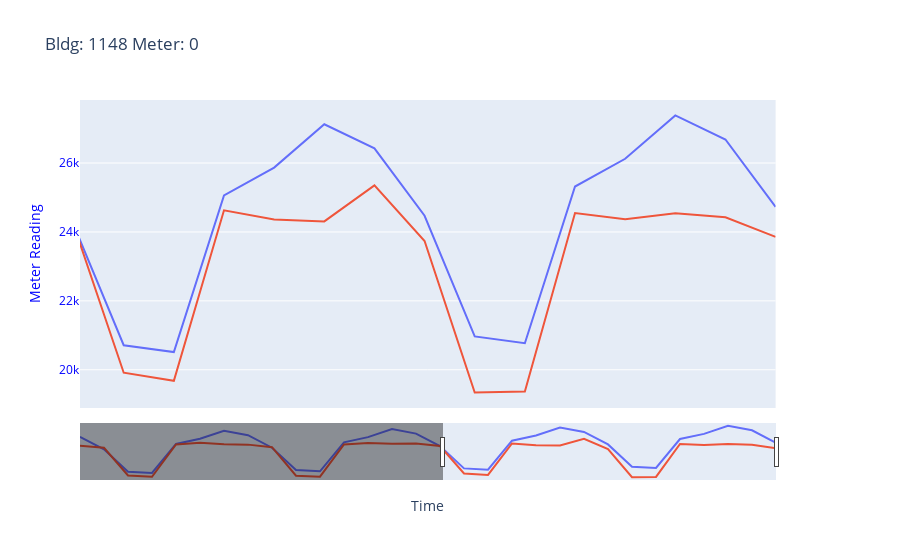
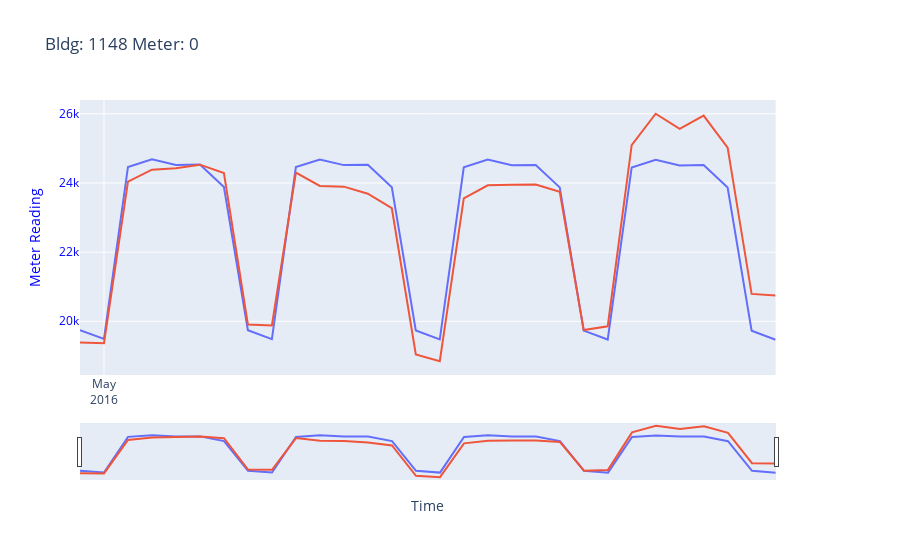
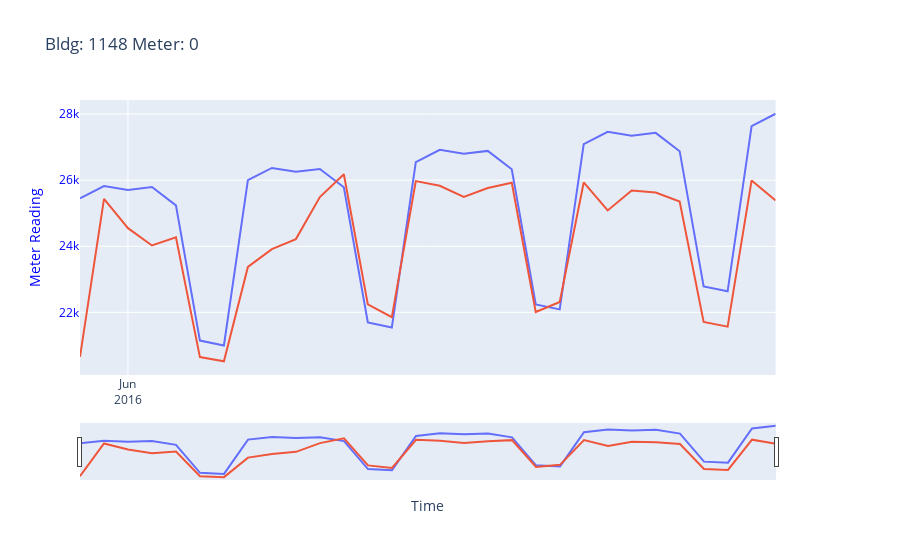

Write notebook code for charts like these, in order.
### Code cell
# Holes in the data
# Data is daily
offsets = [0,30,60] # offsets in days
data_sizes = [120]
test_sizes = [int(x * 0.25) for x in data_sizes]

resample = True

# For each of the file matches (did this way to prevent long run times)
for num,file in enumerate(files):
    print('-----------------------------------------------------------------------------')
 
    df_train = pd.read_pickle(file) # Show how many days 
    
    bldg_size = df_train.iloc[0]['square_feet']
    bldg_number = df_train.iloc[0]['building_id']
    bldg_meter = df_train.iloc[0]['meter']

    title = df_stats[(df_stats['building'] == bldg_number) & (df_stats['meter'] == bldg_meter)][['building',
                                                                                                 'meter',
                                                                                                 'per_data',
                                                                                                'category',
                                                                                                'square_feet',
                                                                                       'corr_meter_to_airtemp']]
    print(title)
 
    if resample:
    #     # Map of how we aggregate new data when it is resampled
        agg_dict={'meter_reading':'sum', 
                  'air_temperature':'max',
                  'dew_temperature':'max',
                  'cloud_coverage':'mean',
                  'dew_temperature':'max',
                  'precip_depth_1_hr':'sum',
                  'sea_level_pressure':'mean',
                  'building_id': 'max',
                  'site_id': 'max'
                  }

        resamp = '1D'

        df_train = df_train.resample(resamp).agg(agg_dict)

    # Curently for 4 periods
    for ds, ts in zip(data_sizes,test_sizes):     
        for off in offsets:
            print('Data Size: ', ds)
            print('Train Size: ', ts)
            print('Offset: ', off)
            
            df_train = df_train.iloc[off:off+ds]

            X_train, X_test, y_train, y_test = model_selection.train_test_split(df_train.loc[:, df_cols.columns != 'meter_reading'], df_test['meter_reading'] test_size=ts)
            df_slice = df_train.iloc[off:off+ds]
            
            print("\n" * 1)
            print('DATA')
            print('Date Start: ')
            print(df_slice.iloc[0].name)
            print('Date End: ')
            print(df_slice.iloc[-1].name)
            
            print("\n" * 1)
            print('TRAIN')
            print('Date Start: ')
            print(train.iloc[0].name)
            print('Date End: ')
            print(train.iloc[-1].name)
            
            print("\n" * 1)
            print('TEST')
            print('Date Start: ')
            print(test.iloc[0].name)
            print('Date End: ')
            print(test.iloc[-1].name)
            
            
            ######################################    PROPHET   ##################################################

            m = Prophet()
            df_prophet_train = train.reset_index()

            df_prophet_train = df_prophet_train[['timestamp','meter_reading']]
            df_prophet_train = df_prophet_train.rename(columns={'timestamp':'ds','meter_reading':'y'})

            test2 = test
            df_prophet_test = test.reset_index()
            df_prophet_test = df_prophet_test[['timestamp','meter_reading']]
            df_prophet_test = df_prophet_test.rename(columns={'timestamp':'ds','meter_reading':'y'})

            df_prophet_predict = test.reset_index()
            df_prophet_predict = df_prophet_predict[['timestamp']]
            df_prophet_predict = df_prophet_predict.rename(columns={'timestamp':'ds'})

            
            m.fit(df_prophet_train)
            
            predicts = m.predict(df_prophet_test)
            print(predicts)

             ######################################   VISUALIZE #################################################
            subfig = make_subplots(specs=[[{"secondary_y": True}]])
            
            fig = px.line(predicts, x='ds', y='yhat', 
                           title='Bldg: ' + str(bldg_number) + ' ' + 'Meter: ' + str(bldg_meter))
            
            fig2 = px.line(test2, x=test2.index, y='meter_reading', 
                           title='Bldg: ' + str(bldg_number) + ' ' + 'Meter: ' + str(bldg_meter))

            fig2.update_traces(yaxis="y1")

            subfig.add_traces(fig.data + fig2.data)
            subfig.layout.title='Bldg: ' + str(bldg_number) + ' ' + 'Meter: ' + str(bldg_meter)
            subfig.layout.xaxis.title="Time"
            subfig.layout.yaxis.title="Meter Reading"
            subfig.layout.yaxis.color="blue"

            subfig.update_xaxes(dtick="M1", tickformat="%b\n%Y")

            subfig.for_each_trace(lambda t: t.update(line=dict(color=t.marker.color)))
            subfig.update_xaxes(rangeslider_visible=True)
            

            # Hover text for exploration
            subfig.update_traces(mode='lines',hovertemplate="%{x|%Y/%m/%d %a %H:%M:%S.%L} value: %{y}")
            subfig.update_layout(showlegend=True)
            subfig.write_image('.//visualization//' + str(bldg_number) + '_' + str(bldg_meter) + 'Prophet.jpg')

            subfig.show()
            
            error = ((sqrt(mean_squared_error(predicts['yhat'],test2['meter_reading']))))
            print('MSE: ' + str(error))

### Figure 1 — Plotly figure (JSON) as saved in the notebook; plotly's stock layout.template omitted (floating-point values rounded to 4 significant figures)
{"data": [{"hovertemplate": "%{x|%Y/%m/%d %a %H:%M:%S.%L} value: %{y}", "legendgroup": "", "line": {"dash": "solid"}, "mode": "lines", "name": "", "orientation": "v", "showlegend": false, "type": "scatter", "x": ["2016-03-31T00:00:00", "2016-04-01T00:00:00", "2016-04-02T00:00:00", "2016-04-03T00:00:00", "2016-04-04T00:00:00", "2016-04-05T00:00:00", "2016-04-06T00:00:00", "2016-04-07T00:00:00", "2016-04-08T00:00:00", "2016-04-09T00:00:00", "2016-04-10T00:00:00", "2016-04-11T00:00:00", "2016-04-12T00:00:00", "2016-04-13T00:00:00", "2016-04-14T00:00:00", "2016-04-15T00:00:00", "2016-04-16T00:00:00", "2016-04-17T00:00:00", "2016-04-18T00:00:00", "2016-04-19T00:00:00", "2016-04-20T00:00:00", "2016-04-21T00:00:00", "2016-04-22T00:00:00", "2016-04-23T00:00:00", "2016-04-24T00:00:00", "2016-04-25T00:00:00", "2016-04-26T00:00:00", "2016-04-27T00:00:00", "2016-04-28T00:00:00", "2016-04-29T00:00:00"], "xaxis": "x", "y": [25660.0, 23700.0, 20200.0, 20000.0, 24550.0, 25350.0, 26610.0, 25910.0, 23960.0, 20450.0, 20260.0, 24810.0, 25610.0, 26870.0, 26170.0, 24210.0, 20710.0, 20510.0, 25060.0, 25870.0, 27130.0, 26430.0, 24470.0, 20970.0, 20770.0, 25320.0, 26120.0, 27380.0, 26680.0, 24730.0], "yaxis": "y"}, {"hovertemplate": "%{x|%Y/%m/%d %a %H:%M:%S.%L} value: %{y}", "legendgroup": "", "line": {"dash": "solid"}, "mode": "lines", "name": "", "orientation": "v", "showlegend": false, "type": "scatter", "x": ["2016-03-31T00:00:00", "2016-04-01T00:00:00", "2016-04-02T00:00:00", "2016-04-03T00:00:00", "2016-04-04T00:00:00", "2016-04-05T00:00:00", "2016-04-06T00:00:00", "2016-04-07T00:00:00", "2016-04-08T00:00:00", "2016-04-09T00:00:00", "2016-04-10T00:00:00", "2016-04-11T00:00:00", "2016-04-12T00:00:00", "2016-04-13T00:00:00", "2016-04-14T00:00:00", "2016-04-15T00:00:00", "2016-04-16T00:00:00", "2016-04-17T00:00:00", "2016-04-18T00:00:00", "2016-04-19T00:00:00", "2016-04-20T00:00:00", "2016-04-21T00:00:00", "2016-04-22T00:00:00", "2016-04-23T00:00:00", "2016-04-24T00:00:00", "2016-04-25T00:00:00", "2016-04-26T00:00:00", "2016-04-27T00:00:00", "2016-04-28T00:00:00", "2016-04-29T00:00:00"], "xaxis": "x", "y": [24280.0, 23940.0, 19600.0, 19400.0, 24460.0, 24720.0, 24510.0, 24440.0, 24030.0, 19560.0, 19410.0, 24480.0, 24690.0, 24590.0, 24630.0, 24210.0, 19910.0, 19680.0, 24630.0, 24360.0, 24310.0, 25350.0, 23740.0, 19340.0, 19370.0, 24550.0, 24370.0, 24550.0, 24420.0, 23860.0], "yaxis": "y"}], "layout": {"autosize": true, "showlegend": true, "title": {"text": "Bldg: 1148 Meter: 0"}, "xaxis": {"anchor": "y", "autorange": false, "domain": [0, 0.94], "dtick": "M1", "range": ["2016-04-15 03:04:43.8548", "2016-04-29"], "rangeslider": {"autorange": true, "range": ["2016-03-31", "2016-04-29"], "visible": true, "yaxis": {"_template": null, "rangemode": "match"}}, "tickformat": "%b\n%Y", "title": {"text": "Time"}, "type": "date"}, "yaxis": {"anchor": "x", "autorange": true, "color": "blue", "domain": [0, 1], "range": [18890.0, 27830.0], "title": {"text": "Meter Reading"}, "type": "linear"}, "yaxis2": {"anchor": "x", "overlaying": "y", "side": "right"}}}

### Figure 2 — Plotly figure (JSON) as saved in the notebook; plotly's stock layout.template omitted (floating-point values rounded to 4 significant figures)
{"data": [{"hovertemplate": "%{x|%Y/%m/%d %a %H:%M:%S.%L} value: %{y}", "legendgroup": "", "line": {"dash": "solid"}, "mode": "lines", "name": "", "orientation": "v", "showlegend": false, "type": "scatter", "x": ["2016-04-30T00:00:00", "2016-05-01T00:00:00", "2016-05-02T00:00:00", "2016-05-03T00:00:00", "2016-05-04T00:00:00", "2016-05-05T00:00:00", "2016-05-06T00:00:00", "2016-05-07T00:00:00", "2016-05-08T00:00:00", "2016-05-09T00:00:00", "2016-05-10T00:00:00", "2016-05-11T00:00:00", "2016-05-12T00:00:00", "2016-05-13T00:00:00", "2016-05-14T00:00:00", "2016-05-15T00:00:00", "2016-05-16T00:00:00", "2016-05-17T00:00:00", "2016-05-18T00:00:00", "2016-05-19T00:00:00", "2016-05-20T00:00:00", "2016-05-21T00:00:00", "2016-05-22T00:00:00", "2016-05-23T00:00:00", "2016-05-24T00:00:00", "2016-05-25T00:00:00", "2016-05-26T00:00:00", "2016-05-27T00:00:00", "2016-05-28T00:00:00", "2016-05-29T00:00:00"], "xaxis": "x", "y": [19740.0, 19490.0, 24460.0, 24680.0, 24520.0, 24530.0, 23880.0, 19740.0, 19480.0, 24460.0, 24680.0, 24520.0, 24530.0, 23880.0, 19730.0, 19480.0, 24450.0, 24670.0, 24510.0, 24520.0, 23870.0, 19730.0, 19470.0, 24450.0, 24670.0, 24510.0, 24520.0, 23870.0, 19720.0, 19470.0], "yaxis": "y"}, {"hovertemplate": "%{x|%Y/%m/%d %a %H:%M:%S.%L} value: %{y}", "legendgroup": "", "line": {"dash": "solid"}, "mode": "lines", "name": "", "orientation": "v", "showlegend": false, "type": "scatter", "x": ["2016-04-30T00:00:00", "2016-05-01T00:00:00", "2016-05-02T00:00:00", "2016-05-03T00:00:00", "2016-05-04T00:00:00", "2016-05-05T00:00:00", "2016-05-06T00:00:00", "2016-05-07T00:00:00", "2016-05-08T00:00:00", "2016-05-09T00:00:00", "2016-05-10T00:00:00", "2016-05-11T00:00:00", "2016-05-12T00:00:00", "2016-05-13T00:00:00", "2016-05-14T00:00:00", "2016-05-15T00:00:00", "2016-05-16T00:00:00", "2016-05-17T00:00:00", "2016-05-18T00:00:00", "2016-05-19T00:00:00", "2016-05-20T00:00:00", "2016-05-21T00:00:00", "2016-05-22T00:00:00", "2016-05-23T00:00:00", "2016-05-24T00:00:00", "2016-05-25T00:00:00", "2016-05-26T00:00:00", "2016-05-27T00:00:00", "2016-05-28T00:00:00", "2016-05-29T00:00:00"], "xaxis": "x", "y": [19380.0, 19370.0, 24040.0, 24380.0, 24430.0, 24530.0, 24290.0, 19910.0, 19880.0, 24300.0, 23910.0, 23890.0, 23690.0, 23270.0, 19040.0, 18840.0, 23560.0, 23930.0, 23950.0, 23960.0, 23740.0, 19750.0, 19860.0, 25090.0, 26000.0, 25560.0, 25950.0, 25020.0, 20790.0, 20740.0], "yaxis": "y"}], "layout": {"autosize": true, "showlegend": true, "title": {"text": "Bldg: 1148 Meter: 0"}, "xaxis": {"anchor": "y", "autorange": true, "domain": [0, 0.94], "dtick": "M1", "range": ["2016-04-30", "2016-05-29"], "rangeslider": {"autorange": true, "range": ["2016-04-30", "2016-05-29"], "visible": true, "yaxis": {"_template": null, "rangemode": "match"}}, "tickformat": "%b\n%Y", "title": {"text": "Time"}, "type": "date"}, "yaxis": {"anchor": "x", "autorange": true, "color": "blue", "domain": [0, 1], "range": [18450.0, 26400.0], "title": {"text": "Meter Reading"}, "type": "linear"}, "yaxis2": {"anchor": "x", "overlaying": "y", "side": "right"}}}

### Figure 3 — Plotly figure (JSON) as saved in the notebook; plotly's stock layout.template omitted (floating-point values rounded to 4 significant figures)
{"data": [{"hovertemplate": "%{x|%Y/%m/%d %a %H:%M:%S.%L} value: %{y}", "legendgroup": "", "line": {"dash": "solid"}, "mode": "lines", "name": "", "orientation": "v", "showlegend": false, "type": "scatter", "x": ["2016-05-30T00:00:00", "2016-05-31T00:00:00", "2016-06-01T00:00:00", "2016-06-02T00:00:00", "2016-06-03T00:00:00", "2016-06-04T00:00:00", "2016-06-05T00:00:00", "2016-06-06T00:00:00", "2016-06-07T00:00:00", "2016-06-08T00:00:00", "2016-06-09T00:00:00", "2016-06-10T00:00:00", "2016-06-11T00:00:00", "2016-06-12T00:00:00", "2016-06-13T00:00:00", "2016-06-14T00:00:00", "2016-06-15T00:00:00", "2016-06-16T00:00:00", "2016-06-17T00:00:00", "2016-06-18T00:00:00", "2016-06-19T00:00:00", "2016-06-20T00:00:00", "2016-06-21T00:00:00", "2016-06-22T00:00:00", "2016-06-23T00:00:00", "2016-06-24T00:00:00", "2016-06-25T00:00:00", "2016-06-26T00:00:00", "2016-06-27T00:00:00", "2016-06-28T00:00:00"], "xaxis": "x", "y": [25450.0, 25820.0, 25710.0, 25790.0, 25240.0, 21150.0, 21000.0, 26000.0, 26370.0, 26250.0, 26340.0, 25780.0, 21690.0, 21540.0, 26540.0, 26920.0, 26800.0, 26890.0, 26330.0, 22240.0, 22090.0, 27090.0, 27460.0, 27350.0, 27430.0, 26880.0, 22790.0, 22640.0, 27640.0, 28010.0], "yaxis": "y"}, {"hovertemplate": "%{x|%Y/%m/%d %a %H:%M:%S.%L} value: %{y}", "legendgroup": "", "line": {"dash": "solid"}, "mode": "lines", "name": "", "orientation": "v", "showlegend": false, "type": "scatter", "x": ["2016-05-30T00:00:00", "2016-05-31T00:00:00", "2016-06-01T00:00:00", "2016-06-02T00:00:00", "2016-06-03T00:00:00", "2016-06-04T00:00:00", "2016-06-05T00:00:00", "2016-06-06T00:00:00", "2016-06-07T00:00:00", "2016-06-08T00:00:00", "2016-06-09T00:00:00", "2016-06-10T00:00:00", "2016-06-11T00:00:00", "2016-06-12T00:00:00", "2016-06-13T00:00:00", "2016-06-14T00:00:00", "2016-06-15T00:00:00", "2016-06-16T00:00:00", "2016-06-17T00:00:00", "2016-06-18T00:00:00", "2016-06-19T00:00:00", "2016-06-20T00:00:00", "2016-06-21T00:00:00", "2016-06-22T00:00:00", "2016-06-23T00:00:00", "2016-06-24T00:00:00", "2016-06-25T00:00:00", "2016-06-26T00:00:00", "2016-06-27T00:00:00", "2016-06-28T00:00:00"], "xaxis": "x", "y": [20650.0, 25440.0, 24550.0, 24020.0, 24270.0, 20650.0, 20520.0, 23370.0, 23910.0, 24220.0, 25490.0, 26180.0, 22240.0, 21850.0, 25970.0, 25830.0, 25490.0, 25760.0, 25920.0, 22010.0, 22310.0, 25930.0, 25080.0, 25680.0, 25630.0, 25350.0, 21710.0, 21570.0, 25990.0, 25380.0], "yaxis": "y"}], "layout": {"autosize": true, "showlegend": true, "title": {"text": "Bldg: 1148 Meter: 0"}, "xaxis": {"anchor": "y", "autorange": true, "domain": [0, 0.94], "dtick": "M1", "range": ["2016-05-30", "2016-06-28"], "rangeslider": {"autorange": true, "range": ["2016-05-30", "2016-06-28"], "visible": true, "yaxis": {"_template": null, "rangemode": "match"}}, "tickformat": "%b\n%Y", "title": {"text": "Time"}, "type": "date"}, "yaxis": {"anchor": "x", "autorange": true, "color": "blue", "domain": [0, 1], "range": [20100.0, 28430.0], "title": {"text": "Meter Reading"}, "type": "linear"}, "yaxis2": {"anchor": "x", "overlaying": "y", "side": "right"}}}
